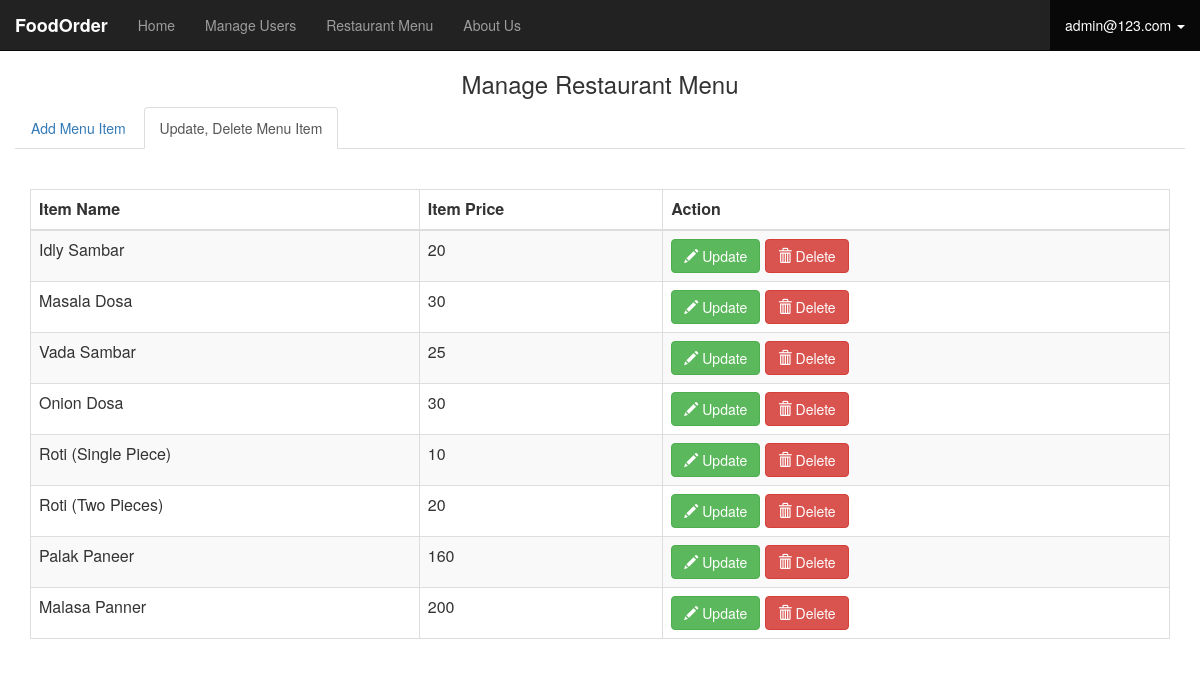
The page /admin/admin_update_menu.php (signed in) on the database its author committed.
### tables this page shows
CREATE TABLE `menu` (
  `itemid` bigint(20) UNSIGNED NOT NULL,
  `itemname` varchar(20) NOT NULL,
  `itemprice` int(11) NOT NULL
);

### admin/admin_update_menu.php (the view, shortened to what this page needs)
<?php
include 'header.php';
include 'connection.php';
$query="select * from menu";
$results=mysqli_query($con,$query);
?>
<h3 class="text-center">Manage Restaurant Menu</h3>
<div class="container-fluid">
    <ul class="nav nav-tabs">
        <li><a href="admin_manage_menu.php">Add Menu Item</a></li>
        <li class="active"><a href="admin_update_menu.php">Update, Delete Menu Item</a></li>
    </ul>
</div>
<br />
<br />
<div class="container">
    <div class="table-responsive">
    <table class="table table-striped table-bordered">
        <thead>
            <tr>
                <th>Item Name</th>
                <th>Item Price</th>
                <th>Action</th>
            </tr>
        </thead>
        <tbody>
            <?php
            while($row=mysqli_fetch_assoc($results))
            {
            ?>
            <tr>
                <td><?php echo $row['itemname'] ?></td>
                <td><?php echo $row['itemprice'] ?></td>
                <td>
                    <button class="btn btn-success"><a style="color:white;" href="admin_update_menu_process.php?itemid=<?php echo $row['itemid']; ?>"><span class="glyphicon glyphicon-pencil
                        "></span> Update</a></button>
                    <button class="btn btn-danger"><a style="color:white;" href="admin_delete_menu_process.php?itemid=<?php echo $row['itemid']; ?>"><span class="glyphicon glyphicon-trash
                        "></span> Delete</a></button>
                </td>
            </tr>
            <?php
            }
            ?>
        </tbody>
    </table>
    </div>
</div>
<?php
include 'footer.php';
?>

### admin/header.php (shortened to what this page needs)
<html>
    <head>
        <link rel="stylesheet" href="https://maxcdn.bootstrapcdn.com/bootstrap/3.3.7/css/bootstrap.min.css">
    </head>
    <body>
        <nav class="navbar navbar-inverse navbar-static-top">
            <div class="container-fluid">
                <a class="navbar-brand" style="color:white;" href="#"><strong>FoodOrder</strong></a>
                <div class="collapse navbar-collapse navHeaderCollapse">
                    <ul class="nav navbar-nav">
                        <li><a href="admin_home.php">Home</a></li>
                        <li><a href="admin_manage_users.php">Manage Users</a></li>
                        <li><a href="admin_manage_menu.php">Restaurant Menu</a></li>
                        <li><a href="#">About Us</a></li>
                    </ul>
                    <?php
                    if(isset($_SESSION['username']))
                    { ?>
                    <ul class="nav navbar-nav navbar-right dropdown">
                        <li  class="active" class="dropdown">
                            <a class="dropdown-toggle" data-toggle="dropdown" href="#"><?php echo $_SESSION['username']; ?>
                                <span class="caret"></span></a>
                        </li>
                    </ul>
                    <?php } else{ ?>
                    <ul class="nav navbar-nav navbar-right">
                        <li class="active"><a href="index.php"><span class="glyphicon glyphicon-log-in"></span> Login</a></li>
                    </ul>
                    <?php } ?>
                </div>
            </div>
        </nav>

### admin/footer.php
</body>
    </html>

### rows shown on the page
menu: itemname "Idly Sambar", itemprice "20"
menu: itemname "Masala Dosa", itemprice "30"
menu: itemname "Vada Sambar", itemprice "25"
menu: itemname "Onion Dosa", itemprice "30"
menu: itemname "Roti (Single Piece)", itemprice "10"
menu: itemname "Roti (Two Pieces)", itemprice "20"
menu: itemname "Palak Paneer", itemprice "160"
menu: itemname "Malasa Panner", itemprice "200"

### other values the page prints
$_SESSION['username'] "admin@123.com"
